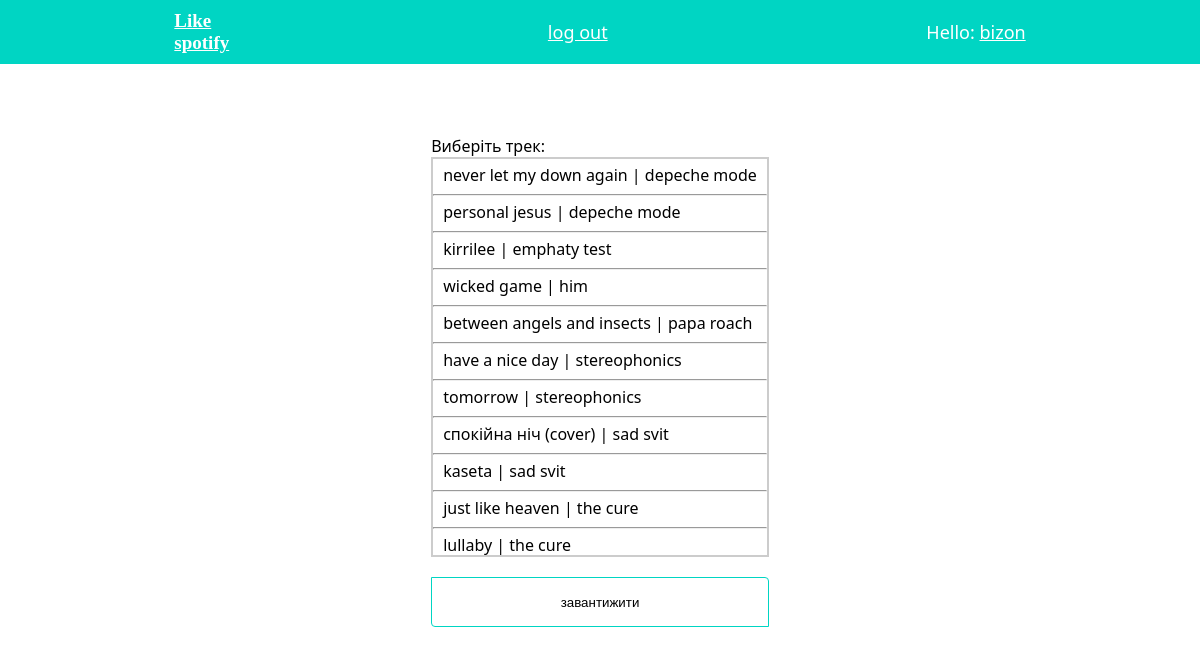
The page /playlists/upload/songs/29/ (signed in) on the database its author committed.
### playlists/models.py (models this page shows, shortened)
class Song(models.Model):
    song = models.FileField(upload_to='songs')
    image = models.ImageField(upload_to='songs_images',blank=True)
    name = models.CharField('название',max_length=150)
    singer = models.ForeignKey(Singer,verbose_name='исполнитель',on_delete=models.CASCADE,null=True,blank=True)
    album = models.ManyToManyField(Album,verbose_name='альбом',blank=True)
    playlist = models.ManyToManyField(Playlist,verbose_name='плейлист', blank=True)
    text= models.TextField(verbose_name='текст песни',null=True, blank=True)
    def __str__(self):
        return '{0} {1} {2}' .format(self.name,self.song,self.singer)
    class Meta:
        verbose_name = 'Песня'
        verbose_name_plural = 'Песни'

class Singer(models.Model):
    name = models.CharField('имя исполнителя', max_length=150)
    def __str__(self):
        return '{0} '.format(self.name)
    class Meta:
        verbose_name = 'Исполнитель'
        verbose_name_plural = 'Исполнители'

### playlists/views.py (the view, shortened to what this page needs)
# urls.py: path("upload/songs/<int:pk>/", UploadSongsView.as_view(),name='upload songs'),
class UploadSongsView(View):
    def get(self, request, *args, **kwargs):
        template = 'playlist/upload_songs.html'
        pk = self.kwargs.get('pk')
        album = get_object_or_404(Album, id=self.kwargs.get('pk'))
        query_set = album.song_set.all()
        print('all songs',query_set)
        return render(request, template,{'songs':Song.objects.all(),'num':album.id})

### templates/playlist/upload_songs.html (shortened to what this page needs)
<!DOCTYPE html>
<html lang="en">
  <head>
    {% load static %}
    <link
      rel="stylesheet"
      type="text/css"
      href="{% static '/users/css/album_song.css' %}"
    />
    <link rel="stylesheet" href="album_song.css" />
  </head>
  <body>
    {% if user.is_authenticated %}
    <div class="header">
      <div class="container">
        <div class="logo">
          <span><a href="{% url 'home' %}">Like</a></span>
          <span><a href="{% url 'home' %}">spotify</a></span>
        </div>
        <div class="auth">
          <p><a href="">log out</a></p>
        </div>
        <p>
          Hello:
          <a href="">{{ user.username }}</a>
        </p>
      </div>
    </div>
    <div class="main">
      <div class="container">
        <div class="form">
          <p>Виберіть трек:</p>
          <form action="/playlists/upload/songs/{{num}}/" method="post">
            <div class="list-songs">
              {% for song in songs %}
              <label class="checkbox-label" for="{{song.id}}"
                >{{song.name}} | {{song.singer}}</label
              >
              <hr>
              {% endfor %}
            </div>
            <button class="btn btn--load" type="submit">завантижити</button>
          </form>
        </div>
      </div>
    </div>
    {% endif %}
  </body>
</html>

### static/users/css/album_song.css (style rules this page uses)
body { font-family: system-ui, -apple-system, BlinkMacSystemFont, "Segoe UI", Roboto, Oxygen, Ubuntu, Cantarell, "Open Sans", "Helvetica Neue", sans-serif; margin: 0; }
* { box-sizing: border-box; margin: 0; padding: 0; }
.header { background: #00d5c3; padding: 10px 0; color: #fff; font-size: 18px; position: fixed; text-align: center; top: 0; left: 0; width: 100%; z-index: 10; }
.header a { color: #fff; }
.container { max-width: 1200px; padding: 0 15px; margin: 0 auto; display: flex; align-items: center; justify-content: space-around; }
.logo { text-align: left; }
.logo > span > a { display: block; font-family: Georgia; color: white; font-weight: 700; font-size: 19px; }
.main { margin-top: 100px; }
.form { margin-top: 35px; }
.list-songs { border: 2px solid #ccc; max-width: 400px; width: 100%; height: 400px; overflow-y: scroll; }
.checkbox-label { width: 100%; display: inline-block; padding: 5px 10px 6px 10px; cursor: pointer; transition: 0.2s; border-bottom: 2px solid #fff; }
.btn--load { max-width: 400px; width: 100%; }
button { cursor: pointer; margin-top: 20px; background: none; width: 285px; height: 50px; border: 1px solid #00d5c3; border-radius: 0 4px 0 4px; }

### rows shown on the page
Song: name "never let my down again", singer "depeche mode"
Song: name "personal jesus", singer "depeche mode"
Song: name "kirrilee", singer "emphaty test"
Song: name "wicked game", singer "him"
Song: name "between angels and insects", singer "papa roach"
Song: name "have a nice day", singer "stereophonics"
Song: name "tomorrow", singer "stereophonics"
Song: name "спокійна ніч (cover)", singer "sad svit"
Song: name "kaseta", singer "sad svit"
Song: name "just like heaven", singer "the cure"
Song: name "lullaby", singer "the cure"

### other values the page prints
{{ user.username }} "bizon"
